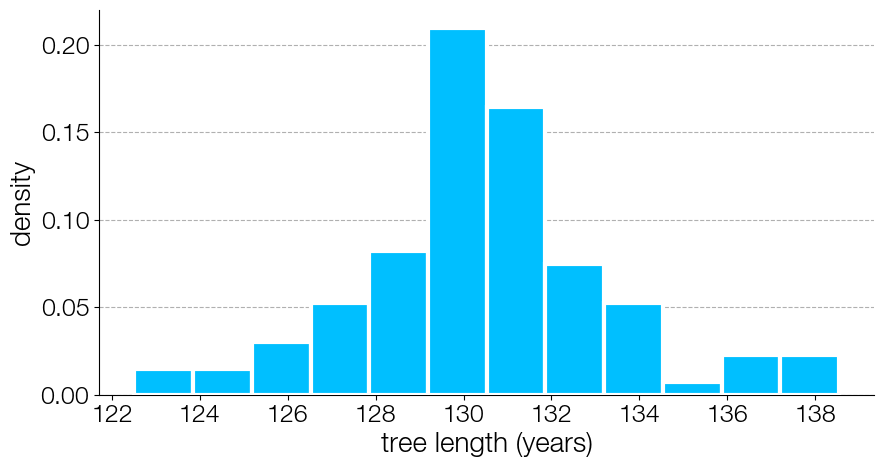

The Python source for this figure:
import baltic as bt
from baltic import samogitia
from baltic import bt_utils

import matplotlib as mpl
from matplotlib import pyplot as plt
from matplotlib.gridspec import GridSpec

import csv

mpl.use("Agg")
#############

def custom_posterior_analysis_worker(i, state, treeString, tipRenameDict, maxDate, headerMode = False):
    """
    headerMode determines whether the worker function outputs the result of the analysis defined by this function or a header formatted for the resulting log file.
    args by default are: i, state, treeString, tipRenameDict, maxDate
    i is index of tree in posterior file
    state is the MCMC state number
    treeString is the tree string that gets passed on to this function
    tipRenameDict is the dict that maps tip names expressed as integers to their full names (many BEAST trees will require this renaming)
    maxDate is the date of the most recent tip (for setting absolute times if need be)

    this function produces identical output to samogitia.tree_length_worker
    """
    from baltic import make_tree
    
    ll = make_tree(treeString, 'time') ## convert tree string into baltic tree object
    
    outputLine = [] ## holds parameter(s) to be output
    
    if headerMode: ## running in header mode - output header(s) for parameter(s) being computed by this function
        outputLine.append('treeLength')
    else: ## running in analysis mode - output parameter(s) for this MCMC state
        outputLine.append(sum(ll.get_parameter_list('length')))
    
    return i, state, outputLine ## every worker function must output these three parameters for handling their order


treesFile = 'Makona_1610_cds_ig.100.trees' ## input
outputFile = 'Makona_1610_cds_ig.100.treeLength.log.txt' ## output

samogitia.process_posterior_trees(treesPath=treesFile, processFxn=custom_posterior_analysis_worker, outputPath=outputFile, burnin=0) ## use custom function to process posterior

##########
fig = plt.figure(figsize=(10, 5), facecolor='w')
gs = GridSpec(1, 1)

ax = plt.subplot(gs[0])

#### import parameter(s) extracted just now
posterior = []
for l in csv.DictReader(open(outputFile, 'r'), delimiter='\t'):
    posterior.append(float(l['treeLength']))

ax.hist(posterior, bins=12, fc='deepskyblue', ec='w', lw=3, density=True, zorder=10) ## plot

# ######### aesthetics
ax.tick_params(labelsize=18)
bt_utils.clean_axes(ax, hideSpines=['top', 'right'], removeTickLabels='none')

ax.set_xlabel('tree length (years)', size=20)
ax.set_ylabel('density', size=20)

ax.grid(axis='y', ls='--', zorder=0)

plt.savefig('samogitia-ebola-custom.png', bbox_inches='tight')